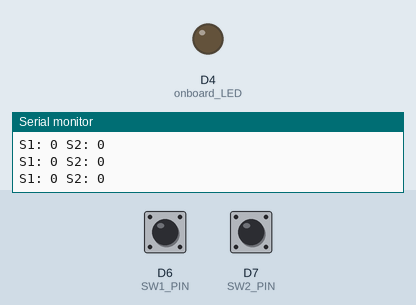
Simulated run of this sketch. Board: ESP8266 (NodeMCU). Shown: output pins drawn as LEDs (lit = HIGH), the last lines printed to the serial monitor. Inputs (shaded band) come from the test bench; at power-on: D6 (SW1_PIN) LOW, D7 (SW2_PIN) LOW.

Above: at 1.2 s.
1.3 s: D6 (SW1_PIN) pulled HIGH for 0.15 s
At 1.38 s:
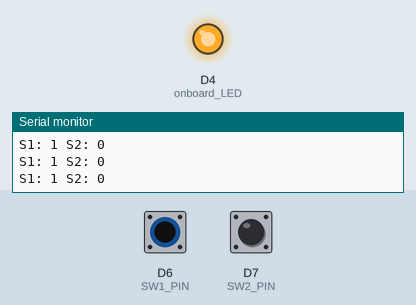
2.9 s: D6 (SW1_PIN) pulled HIGH for 3.2 s
At 7.0 s:
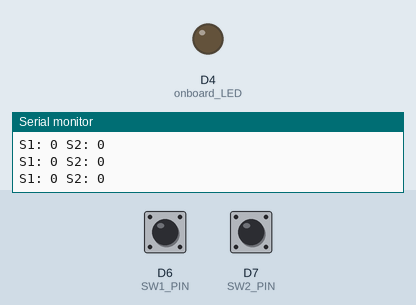
9.1 s: D7 (SW2_PIN) pulled HIGH for 3.2 s
At 9.5 s:
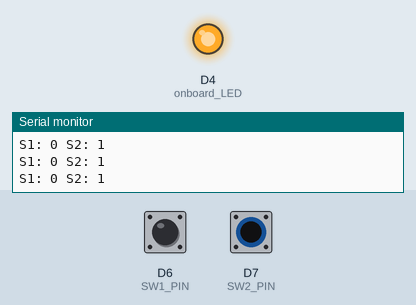
Timing chart, 0 to 13.8 s (numbered marks = the images above; inputs shaded):
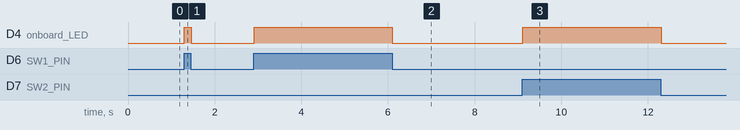

The sketch:

buttonAndLED.ino
```cpp
/*
 * Used libraries
 *
 * to install: Sketch -> Include Library -> Manage Libraries -> Search
 */

#define SW1_PIN D6
#define SW2_PIN D7

void setup() {
  Serial.begin(9600);

  while (!Serial) {}

  pinMode(LED_BUILTIN, OUTPUT); // onboard LED

  pinMode(SW1_PIN, INPUT);
  pinMode(SW2_PIN, INPUT);
}

void loop() {
  Serial.print("S1: ");
  Serial.print(digitalRead(SW1_PIN));
  Serial.print(" S2: ");
  Serial.println(digitalRead(SW2_PIN));

  if (digitalRead(SW1_PIN) || digitalRead(SW2_PIN)) {
    // enable LED
    digitalWrite(LED_BUILTIN, HIGH);
  } else {
    // disable LED
    digitalWrite(LED_BUILTIN, LOW);
  }
}
```

Measured:
- after the input at 1.3 s, D4 (onboard_LED): LOW → HIGH at once, → LOW 0.16 s later
- after the input at 2.9 s, D4 (onboard_LED): LOW → HIGH at once, → LOW 3.2 s later
- after the input at 9.1 s, D4 (onboard_LED): LOW → HIGH at once, → LOW 3.2 s later
